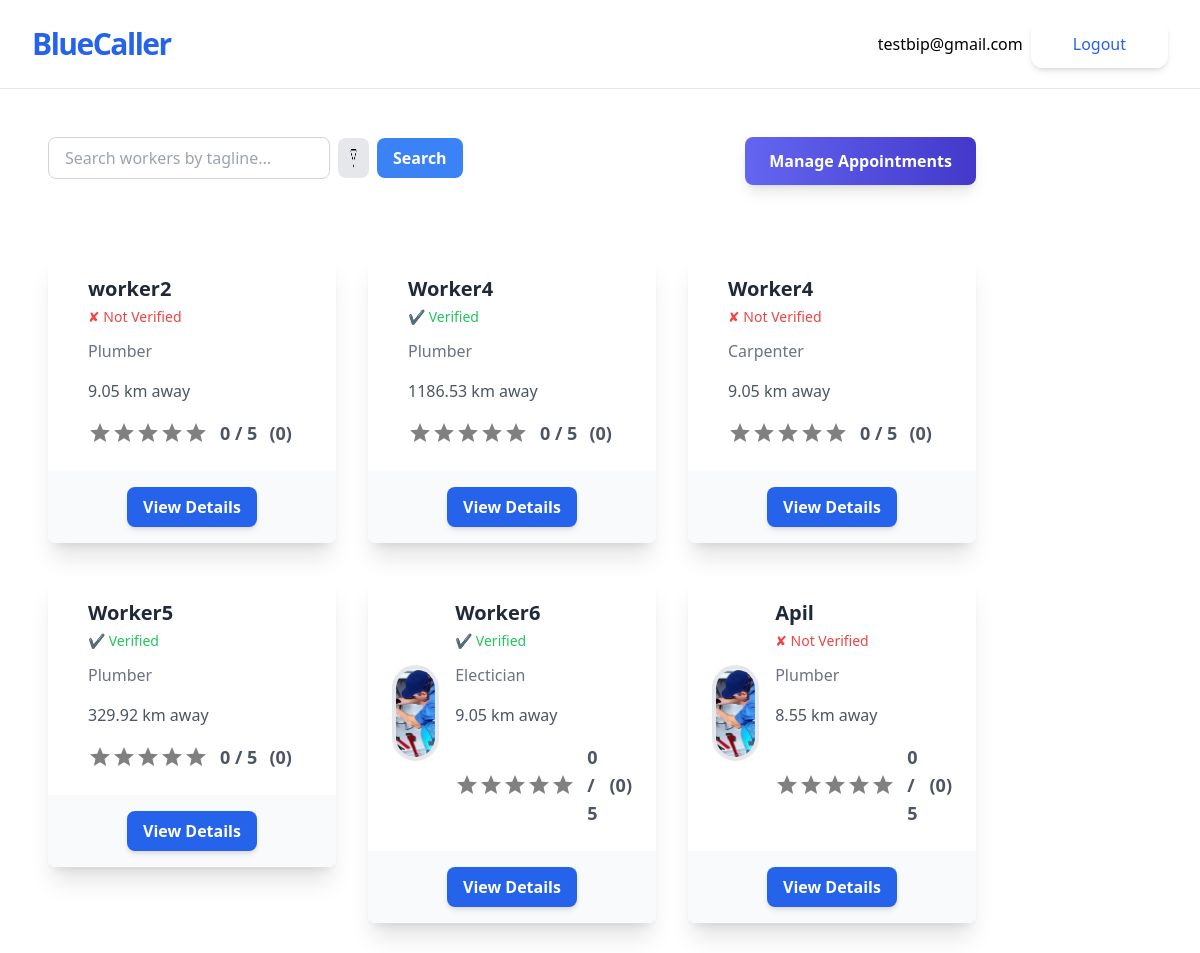
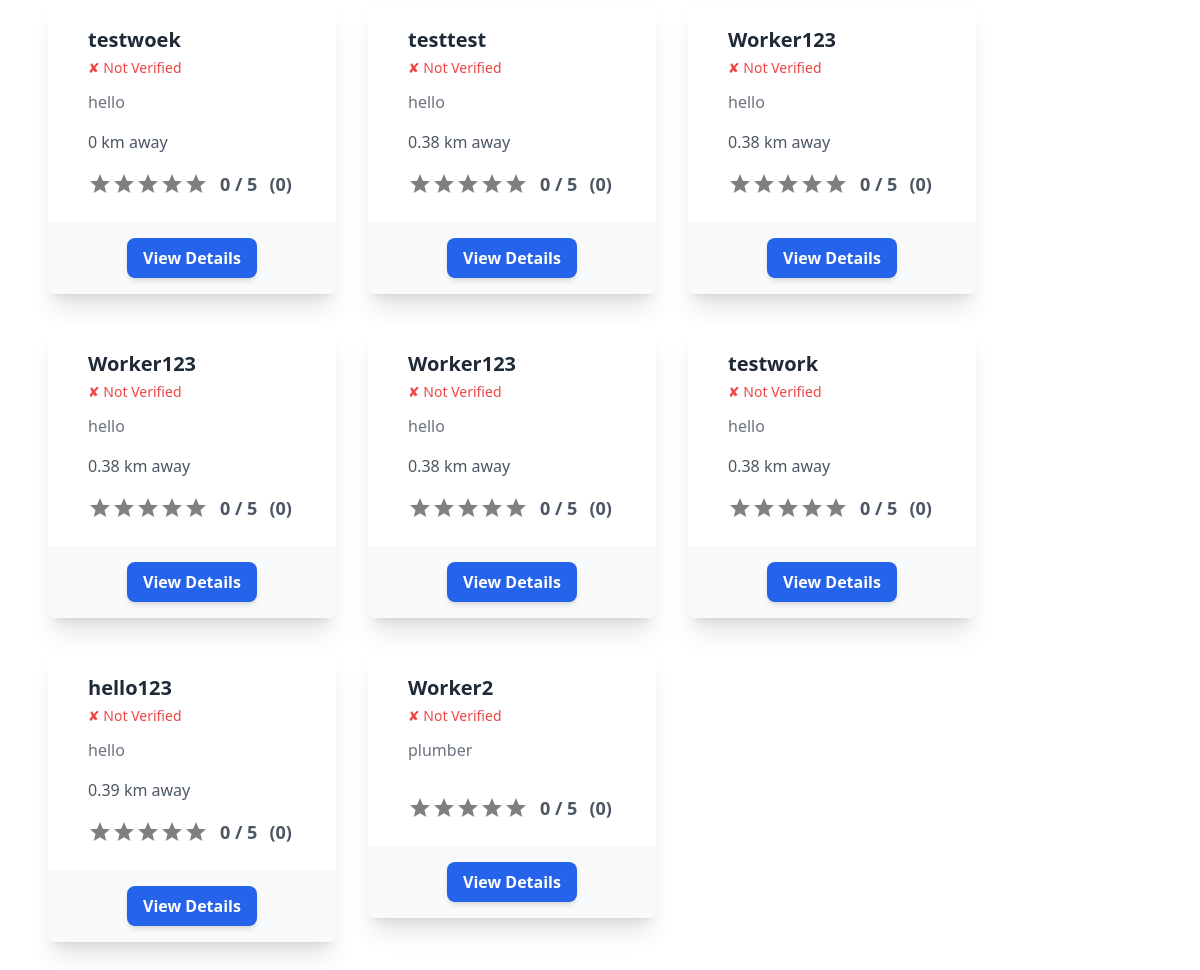
Screenshot of /get-started/ (signed in) with the database file from the repository (2 pictures, top to bottom).
### accounts/models.py (models this page shows, shortened)
class CustomUser(AbstractUser):
    pass

### jobs/models.py (models this page shows, shortened)
class Worker(models.Model):
    owner=models.OneToOneField(User,on_delete=models.CASCADE)
    name=models.CharField(max_length=50)
    phone_number=PhoneNumberField(region="NP", unique=True)
    tagline=models.CharField(max_length=100)
    bio=models.TextField(blank=True)
    profile_pic=models.ImageField(upload_to="profiles/", blank=True)
    verified = models.BooleanField(default=False)
    citizenship_image = models.ImageField(upload_to='citizenship/', blank=True, null=True)
    certificate_file = models.FileField(upload_to='certificates/', blank=True, null=True)
    latitude = models.CharField(max_length=20,null=True,blank=True)
    longitude = models.CharField(max_length=20,null=True,blank=True)
    appointed = models.BooleanField(default=False)
    appointment_date = models.DateTimeField(null=True, blank=True)

class Customer(models.Model):
    owner=models.OneToOneField(User,on_delete=models.CASCADE)
    name=models.CharField(max_length=50)
    phone_number=PhoneNumberField(region="NP", unique=True)
    profile_pic=models.ImageField(upload_to="profiles/", blank=True)
    latitude = models.CharField(max_length=20,null=True,blank=True)
    longitude = models.CharField(max_length=20,null=True,blank=True)

### jobs/views.py (the view, shortened to what this page needs)
# urls.py: path('get-started/', WorkerListView.as_view(), name='worker-list'),
class WorkerListView(ListView):
    model = Worker
    template_name = 'worker_list.html'
    def get_queryset(self):
        query = self.request.GET.get('q')  # Search query
        filter_param = self.request.GET.get('filter')  # Filter parameter
        queryset = Worker.objects.all()
        if query:
            queryset = queryset.filter(tagline__icontains=query)
        if filter_param == 'rating':
            queryset = queryset.annotate(avg_rating=Avg('workerrating__rating')).order_by('-avg_rating')
        return queryset
    def get_context_data(self, **kwargs):
        context = super().get_context_data(**kwargs)
        query = self.request.GET.get('q')
        context['q'] = query
        if hasattr(self.request.user, 'worker'):
            appointments = Appointment.objects.filter(worker=self.request.user.worker).select_related('customer')
            context['appointments'] = appointments
        workers = context.get('worker_list', self.get_queryset())  # Use get_queryset as fallback
        for worker in workers:
            average_rating = WorkerRating.objects.filter(appointment__worker=worker).aggregate(Avg('average_rating'))['average_rating__avg']
            worker.average_rating = round(average_rating, 1) if average_rating else 0  # Default to 0 if no ratings exist
            total_ratings = WorkerRating.objects.filter(appointment__worker=worker).count()
            worker.total_ratings = total_ratings  # Pass the total number of ratings to the template
            full_stars = int(worker.average_rating)
            half_star = 1 if worker.average_rating % 1 >= 0.5 else 0
            empty_stars = 5 - (full_stars + half_star)
            worker.full_stars = [1] * full_stars  # List of full stars
            worker.half_star = [1] * half_star  # List for half star (1 or 0)
            worker.empty_stars = [1] * empty_stars  # List of empty stars
        context['worker_list'] = workers  # Ensure worker_list is added explicitly
        return context

### jobs/templatetags/distance.py (called while the page is built)
def haversine(lat1, lon1, lat2, lon2):
    lat1, lon1, lat2, lon2 = map(math.radians, [lat1, lon1, lat2, lon2])
    dlon = lon2 - lon1
    dlat = lat2 - lat1
    a = math.sin(dlat/2)**2 + math.cos(lat1) * math.cos(lat2) * math.sin(dlon/2)**2
    c = 2 * math.asin(math.sqrt(a))
    km = 6371 * c
    return km

@register.simple_tag
def calculate_distance(worker_lat, worker_lon, customer_lat, customer_lon):
    if worker_lat and worker_lon and customer_lat and customer_lon:
        try:
            worker_lat, worker_lon = float(worker_lat), float(worker_lon)
            customer_lat, customer_lon = float(customer_lat), float(customer_lon)
            return round(haversine(worker_lat, worker_lon, customer_lat, customer_lon), 2)
        except ValueError:
            return None
    return None

@register.simple_tag(takes_context=True)
def distance_if_customer(context, worker):
    user = context['user']
    if user.is_authenticated and hasattr(user, 'customer'):
        customer = user.customer
        if worker.latitude and worker.longitude and customer.latitude and customer.longitude:
            distance = calculate_distance(worker.latitude, worker.longitude, customer.latitude, customer.longitude)
            if distance == 0:
                return "0 km away"
            return f"{distance} km away" if distance else "Distance unavailable"
    return ""

### jobs/templates/jobs/worker_list.html (shortened to what this page needs)
{% extends 'jobs/_base.html' %}
{% load distance %}
{% block content %}
<script src="https://cdn.tailwindcss.com"></script>
<div class="flex items-center justify-between mb-12">
    {% if user.is_authenticated %}
    <div class="flex space-x-6 justify-between w-full">
        {% if user.customer.name %}
        <form method="get" class="mb-6 flex items-center space-x-2">
            <input
                type="text"
                name="q"
                value="{{ query|default:'' }}"
                placeholder="Search workers by tagline..."
                class="w-full px-4 py-2 border border-gray-300 rounded-lg focus:ring-2 focus:ring-blue-500 focus:outline-none"
            >
            <div class="relative">
                <button type="button"
                        onclick="this.nextElementSibling.classList.toggle('hidden')"
                        class="px-3 py-2 bg-gray-200 rounded-lg hover:bg-gray-300 focus:outline-none">
                    <img src="{{ '/media/filter.png' }}" alt="Filter Icon" class="h-6 w-6">
                </button>
            </div>
            <button
                type="submit"
                class="px-4 py-2 bg-blue-500 text-white font-semibold rounded-lg hover:bg-blue-600 transition"
            >
                Search
            </button>
        </form>
        <form action="{% url 'customer_appointments' %}" method="get" class="ml-auto">
            <button
                type="submit"
                class="px-6 py-3 bg-gradient-to-r from-indigo-500 to-indigo-700 text-white font-semibold rounded-lg shadow-lg hover:shadow-2xl transform hover:scale-105 transition duration-300 ease-in-out"
            >
                Manage Appointments
            </button>
        </form>
        {% endif %}
    </div>
    {% endif %}
</div>
{% if user.customer.name %}
<div class="grid grid-cols-1 sm:grid-cols-2 md:grid-cols-3 gap-8">
    {% for worker in object_list %}
    <a href="{% url 'worker-detail' worker.pk %}">
        <div class="bg-white rounded-lg shadow-xl transform hover:scale-105 transition duration-300 ease-in-out">
            <div class="p-6 flex items-center">
                <div>
                    {% if worker.profile_pic %}
                    <img class="w-24 h-24 object-cover rounded-full border-4 border-white-500" src="{{ worker.profile_pic.url }}" alt="Profile pic">
                    {% endif %}
                </div>
                <div class="ml-4">
                    <p class="text-xl font-semibold text-gray-800">{{ worker.name }}</p>
                    <div class="flex items-center space-x-2 text-sm text-gray-600 mt-1">
                        {% if worker.verified %}
                        <span class="text-green-500">&#10004; Verified</span>
                        {% else %}
                        <span class="text-red-500">&#10008; Not Verified</span>
                        {% endif %}
                    </div>
                    <p class="text-gray-500 mt-3">{{ worker.tagline }}</p>
                    <p class="text-gray-600 pt-4">
                        {% distance_if_customer worker %}
                    </p>
                    <div class="mt-4 flex items-center justify-center">
                        <div class="flex items-center space-x-3">
                            <div class="rating flex">
                                <div class="stars flex">
                                    {% for star in worker.empty_stars %}
                                    <svg xmlns="http://www.w3.org/2000/svg" viewBox="0 0 24 24" width="24" height="24" fill="gray">
                                        <path d="M12 17.27L18.18 21l-1.64-7.03L22 9.24l-7.19-.61L12 2 9.19 8.63 2 9.24l5.46 4.73L5.82 21z"/>
                                    </svg>
                                    {% endfor %}
                                </div>
                            </div>
                            <p class="text-gray-600 text-lg font-bold">{{ worker.average_rating }} / 5</p>
                            <p class="text-gray-600 text-lg font-semibold">({{ worker.total_ratings }})</p>
                        </div>
                    </div>
                </div>
            </div>
            <div class="px-6 py-4 bg-gray-50 rounded-b-lg text-center">
                <button class="px-4 py-2 bg-blue-600 text-white font-bold rounded-lg shadow-md hover:bg-blue-700 transform hover:scale-105 transition duration-200 ease-in-out">
                    View Details
                </button>
            </div>
        </div>
    </a>
    {% endfor %}
</div>
{% endif %}
{% endblock content %}

### jobs/templates/jobs/_base.html (shortened to what this page needs)
<!DOCTYPE html>
<html lang="en">
<head>
    <script src="https://cdn.tailwindcss.com"></script>
</head>
<body>
    <div class=" w-full max-w-7xl mx-auto">
        <div class="flex flex-col max-w-screen-xl p-5 mx-auto md:items-center md:justify-between md:flex-row md:px-6 lg:px-8 border-b">
            <div class="flex flex-row items-center justify-between lg:justify-start">
                <a href="{% url 'worker-list' %}" class="text-3xl font-bold tracking-tighter text-blue-600 transition duration-500 ease-in-out transform tracking-relaxed lg:pr-8"> BlueCaller </a>
            </div>
            <nav class="flex-col items-center flex-grow hidden pb-4 md:pb-0 md:flex md:justify-end md:flex-row lg:pl-2">
                <div class="inline-flex items-center gap-2 list-none lg:ml-auto">
                    {% if user.is_authenticated %}
                    <p>{{user.email}}</p>
                    <form action="{% url 'account_logout' %}" method="POST">
                        <button type="submit" class="items-center block px-10 py-2.5 text-base font-medium text-center text-blue-600 transition duration-500 ease-in-out transform border-2 border-white shadow-md rounded-xl focus:outline-none focus:ring-2 focus:ring-offset-2 focus:ring-gray-500">Logout</button>
                    </form>
                    {% endif %}
                </div>
            </nav>
        </div>
        <div class="container p-12">
            {% block content %}
            {% endblock content %}
        </div>
    </div>
</body>
</html>

### rows the page displays
CustomUser: email "testbip@gmail.com", longitude "9.05 km away", longitude "1186.53 km away", longitude "329.92 km away", longitude "8.55 km away", longitude "0 km away", longitude "0.38 km away", longitude "0.39 km away"
Worker: name "worker2", verified "✘ Not Verified", tagline "Plumber", average_rating "0", total_ratings "0"
Worker: name "Worker4", verified "✔ Verified", tagline "Plumber", average_rating "0", total_ratings "0"
Worker: name "Worker4", verified "✘ Not Verified", tagline "Carpenter", average_rating "0", total_ratings "0"
Worker: name "Worker5", verified "✔ Verified", tagline "Plumber", average_rating "0", total_ratings "0"
Worker: profile_pic (picture), name "Worker6", verified "✔ Verified", tagline "Electician", average_rating "0", total_ratings "0"
Worker: profile_pic (picture), name "Apil", verified "✘ Not Verified", tagline "Plumber", average_rating "0", total_ratings "0"
Worker: name "testwoek", verified "✘ Not Verified", tagline "hello", average_rating "0", total_ratings "0"
Worker: name "testtest", verified "✘ Not Verified", tagline "hello", average_rating "0", total_ratings "0"
Worker: name "Worker123", verified "✘ Not Verified", tagline "hello", average_rating "0", total_ratings "0"
Worker: name "Worker123", verified "✘ Not Verified", tagline "hello", average_rating "0", total_ratings "0"
Worker: name "Worker123", verified "✘ Not Verified", tagline "hello", average_rating "0", total_ratings "0"
Worker: name "testwork", verified "✘ Not Verified", tagline "hello", average_rating "0", total_ratings "0"
Worker: name "hello123", verified "✘ Not Verified", tagline "hello", average_rating "0", total_ratings "0"
Worker: name "Worker2", verified "✘ Not Verified", tagline "plumber", average_rating "0", total_ratings "0"
